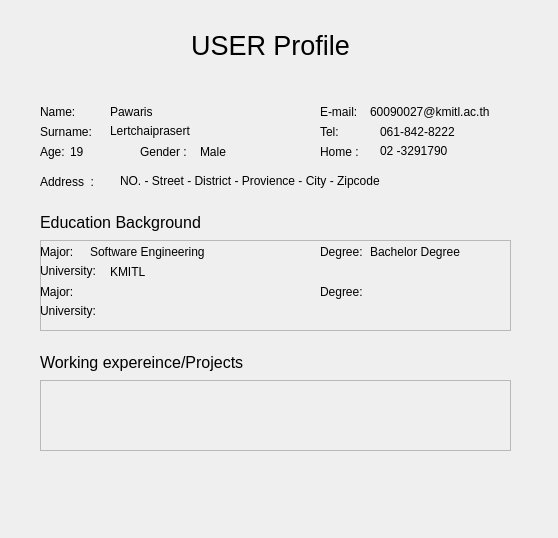
<?xml version="1.0" encoding="UTF-8"?>
<ui version="4.0">
 <class>Form</class>
 <widget class="QWidget" name="Form">
  <property name="geometry">
   <rect>
    <x>0</x>
    <y>0</y>
    <width>558</width>
    <height>538</height>
   </rect>
  </property>
  <property name="windowTitle">
   <string>Form</string>
  </property>
  <property name="styleSheet">
   <string notr="true">QWidget{
	background-image: url(:/bg/grey.png);
	color: white
}

url(:/bg/grey.png)</string>
  </property>
  <widget class="QLabel" name="label">
   <property name="geometry">
    <rect>
     <x>160</x>
     <y>10</y>
     <width>221</width>
     <height>71</height>
    </rect>
   </property>
   <property name="font">
    <font>
     <pointsize>20</pointsize>
    </font>
   </property>
   <property name="text">
    <string>USER Profile</string>
   </property>
   <property name="alignment">
    <set>Qt::AlignCenter</set>
   </property>
  </widget>
  <widget class="QLabel" name="label_Firstname">
   <property name="geometry">
    <rect>
     <x>110</x>
     <y>100</y>
     <width>151</width>
     <height>24</height>
    </rect>
   </property>
   <property name="text">
    <string>Pawaris</string>
   </property>
  </widget>
  <widget class="QLabel" name="label_2">
   <property name="geometry">
    <rect>
     <x>40</x>
     <y>100</y>
     <width>51</width>
     <height>24</height>
    </rect>
   </property>
   <property name="text">
    <string>Name:</string>
   </property>
  </widget>
  <widget class="QLabel" name="label_3">
   <property name="geometry">
    <rect>
     <x>40</x>
     <y>120</y>
     <width>57</width>
     <height>24</height>
    </rect>
   </property>
   <property name="text">
    <string>Surname:</string>
   </property>
  </widget>
  <widget class="QLabel" name="label_Surname">
   <property name="geometry">
    <rect>
     <x>110</x>
     <y>120</y>
     <width>151</width>
     <height>21</height>
    </rect>
   </property>
   <property name="text">
    <string>Lertchaiprasert</string>
   </property>
  </widget>
  <widget class="QLabel" name="label_6">
   <property name="geometry">
    <rect>
     <x>320</x>
     <y>100</y>
     <width>41</width>
     <height>24</height>
    </rect>
   </property>
   <property name="text">
    <string>E-mail:</string>
   </property>
  </widget>
  <widget class="QLabel" name="label_5">
   <property name="geometry">
    <rect>
     <x>320</x>
     <y>120</y>
     <width>23</width>
     <height>24</height>
    </rect>
   </property>
   <property name="text">
    <string>Tel:</string>
   </property>
  </widget>
  <widget class="QLabel" name="label_4">
   <property name="geometry">
    <rect>
     <x>40</x>
     <y>140</y>
     <width>27</width>
     <height>24</height>
    </rect>
   </property>
   <property name="text">
    <string>Age:</string>
   </property>
  </widget>
  <widget class="QLabel" name="label_mail">
   <property name="geometry">
    <rect>
     <x>370</x>
     <y>100</y>
     <width>201</width>
     <height>24</height>
    </rect>
   </property>
   <property name="text">
    <string>60090027@kmitl.ac.th</string>
   </property>
  </widget>
  <widget class="QLabel" name="label_tel">
   <property name="geometry">
    <rect>
     <x>380</x>
     <y>120</y>
     <width>101</width>
     <height>24</height>
    </rect>
   </property>
   <property name="text">
    <string>061-842-8222</string>
   </property>
  </widget>
  <widget class="QLabel" name="label_12">
   <property name="geometry">
    <rect>
     <x>70</x>
     <y>140</y>
     <width>31</width>
     <height>24</height>
    </rect>
   </property>
   <property name="text">
    <string>19</string>
   </property>
  </widget>
  <widget class="QLabel" name="label_address">
   <property name="geometry">
    <rect>
     <x>120</x>
     <y>170</y>
     <width>381</width>
     <height>21</height>
    </rect>
   </property>
   <property name="text">
    <string>NO. - Street - District - Provience - City - Zipcode</string>
   </property>
  </widget>
  <widget class="QLabel" name="label_14">
   <property name="geometry">
    <rect>
     <x>40</x>
     <y>170</y>
     <width>61</width>
     <height>24</height>
    </rect>
   </property>
   <property name="text">
    <string>Address  :</string>
   </property>
  </widget>
  <widget class="QLabel" name="label_15">
   <property name="geometry">
    <rect>
     <x>320</x>
     <y>140</y>
     <width>41</width>
     <height>24</height>
    </rect>
   </property>
   <property name="text">
    <string>Home :</string>
   </property>
  </widget>
  <widget class="QLabel" name="label_home">
   <property name="geometry">
    <rect>
     <x>380</x>
     <y>140</y>
     <width>91</width>
     <height>21</height>
    </rect>
   </property>
   <property name="text">
    <string>02 -3291790</string>
   </property>
  </widget>
  <widget class="QLabel" name="label_13">
   <property name="geometry">
    <rect>
     <x>200</x>
     <y>140</y>
     <width>51</width>
     <height>24</height>
    </rect>
   </property>
   <property name="text">
    <string>Male</string>
   </property>
  </widget>
  <widget class="QLabel" name="label_17">
   <property name="geometry">
    <rect>
     <x>140</x>
     <y>140</y>
     <width>51</width>
     <height>24</height>
    </rect>
   </property>
   <property name="text">
    <string>Gender :</string>
   </property>
  </widget>
  <widget class="QFrame" name="frame_education">
   <property name="geometry">
    <rect>
     <x>40</x>
     <y>240</y>
     <width>471</width>
     <height>91</height>
    </rect>
   </property>
   <property name="font">
    <font>
     <underline>false</underline>
     <strikeout>false</strikeout>
    </font>
   </property>
   <property name="autoFillBackground">
    <bool>false</bool>
   </property>
   <property name="frameShape">
    <enum>QFrame::StyledPanel</enum>
   </property>
   <property name="frameShadow">
    <enum>QFrame::Raised</enum>
   </property>
   <widget class="QLabel" name="label_23">
    <property name="geometry">
     <rect>
      <x>70</x>
      <y>20</y>
      <width>151</width>
      <height>24</height>
     </rect>
    </property>
    <property name="text">
     <string>KMITL</string>
    </property>
   </widget>
   <widget class="QLabel" name="label_21">
    <property name="geometry">
     <rect>
      <x>0</x>
      <y>0</y>
      <width>50</width>
      <height>24</height>
     </rect>
    </property>
    <property name="text">
     <string>Major:</string>
    </property>
   </widget>
   <widget class="QLabel" name="label_18">
    <property name="geometry">
     <rect>
      <x>280</x>
      <y>0</y>
      <width>57</width>
      <height>24</height>
     </rect>
    </property>
    <property name="text">
     <string>Degree:</string>
    </property>
   </widget>
   <widget class="QLabel" name="label_22">
    <property name="geometry">
     <rect>
      <x>330</x>
      <y>0</y>
      <width>111</width>
      <height>24</height>
     </rect>
    </property>
    <property name="text">
     <string>Bachelor Degree</string>
    </property>
   </widget>
   <widget class="QLabel" name="label_20">
    <property name="geometry">
     <rect>
      <x>0</x>
      <y>20</y>
      <width>61</width>
      <height>21</height>
     </rect>
    </property>
    <property name="text">
     <string>University:</string>
    </property>
   </widget>
   <widget class="QLabel" name="label_19">
    <property name="geometry">
     <rect>
      <x>50</x>
      <y>0</y>
      <width>211</width>
      <height>24</height>
     </rect>
    </property>
    <property name="text">
     <string>Software Engineering</string>
    </property>
   </widget>
   <widget class="QLabel" name="label_24">
    <property name="geometry">
     <rect>
      <x>0</x>
      <y>40</y>
      <width>50</width>
      <height>24</height>
     </rect>
    </property>
    <property name="text">
     <string>Major:</string>
    </property>
   </widget>
   <widget class="QLabel" name="label_25">
    <property name="geometry">
     <rect>
      <x>0</x>
      <y>60</y>
      <width>61</width>
      <height>21</height>
     </rect>
    </property>
    <property name="text">
     <string>University:</string>
    </property>
   </widget>
   <widget class="QLabel" name="label_26">
    <property name="geometry">
     <rect>
      <x>280</x>
      <y>40</y>
      <width>57</width>
      <height>24</height>
     </rect>
    </property>
    <property name="text">
     <string>Degree:</string>
    </property>
   </widget>
  </widget>
  <widget class="QLabel" name="label_27">
   <property name="geometry">
    <rect>
     <x>40</x>
     <y>350</y>
     <width>271</width>
     <height>24</height>
    </rect>
   </property>
   <property name="font">
    <font>
     <pointsize>12</pointsize>
    </font>
   </property>
   <property name="text">
    <string>Working expereince/Projects</string>
   </property>
  </widget>
  <widget class="QLabel" name="label_28">
   <property name="geometry">
    <rect>
     <x>40</x>
     <y>210</y>
     <width>211</width>
     <height>24</height>
    </rect>
   </property>
   <property name="font">
    <font>
     <pointsize>12</pointsize>
    </font>
   </property>
   <property name="text">
    <string>Education Background</string>
   </property>
  </widget>
  <widget class="QFrame" name="frame_experience">
   <property name="geometry">
    <rect>
     <x>40</x>
     <y>380</y>
     <width>471</width>
     <height>71</height>
    </rect>
   </property>
   <property name="frameShape">
    <enum>QFrame::StyledPanel</enum>
   </property>
   <property name="frameShadow">
    <enum>QFrame::Raised</enum>
   </property>
  </widget>
 </widget>
 <resources>
  <include location="resource_pic/source.qrc"/>
 </resources>
 <connections/>
</ui>
